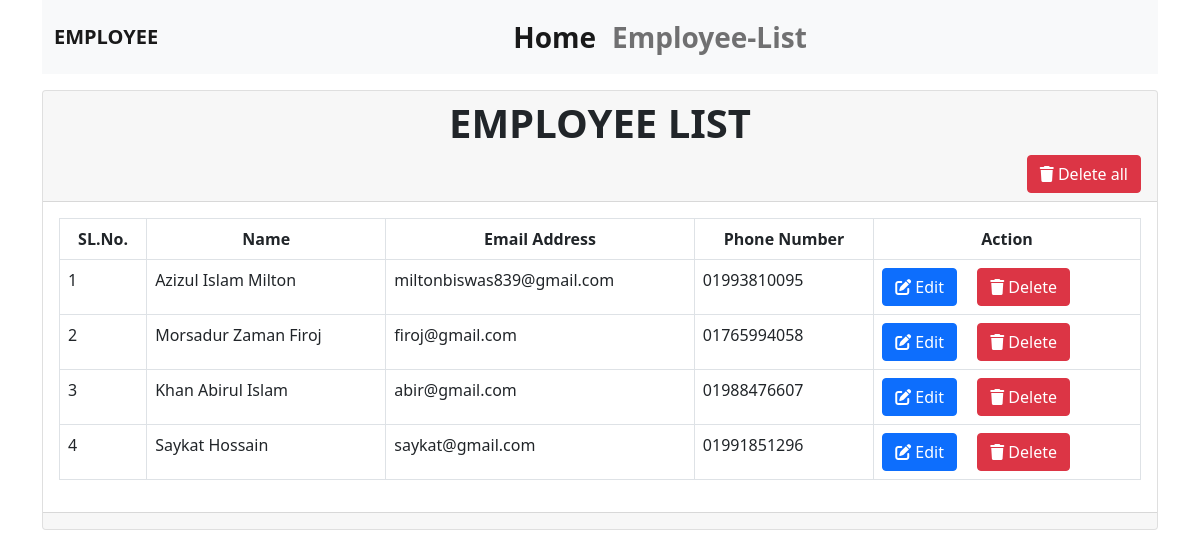
The page /w3scloud/employee_list.php on the database its author committed.
### tables this page shows
CREATE TABLE `employee_list` (
  `id` int(11) NOT NULL,
  `employee_name` varchar(100) NOT NULL,
  `employee_email` varchar(100) NOT NULL,
  `employee_number` varchar(20) NOT NULL
);

### w3scloud/employee_list.php (the view, shortened to what this page needs)
<?php
require_once("includes/header.php");
require_once("includes/navbar.php");
require_once("includes/db.php");
$select_query = "SELECT * FROM employee_list";
$from_db = mysqli_query($db_connect, $select_query);
?>
<div class="container">
    <div class="row mt-3">
        <div class="col-md-12">
            <div class="card">
                <div class="card-header">
                    <h1 class="text-uppercase text-center fw-bold">Employee List</h1>
                    <div class="d-flex justify-content-end">
                        <a href="employee_delete.php?delete_type=all" type="button" class="btn btn-danger"><i class="fas fa-trash"></i> Delete all</a>
                    </div>
                </div>
                <div class="card-body">
                    <table class="table table-bordered table-hover">
                        <thead>
                            <tr class="text-center">
                                <th>SL.No.</th>
                                <th>Name</th>
                                <th>Email Address</th>
                                <th>Phone Number</th>
                                <th>Action</th>
                            </tr>
                        </thead>
                        <tbody>
                            <?php
                            $serial_no = 1;
                            ?>
                            <?php foreach ($from_db as $employee_list) : ?>
                                <tr>
                                    <td><?= $serial_no++; ?></td>
                                    <td><?= $employee_list['employee_name'] ?></td>
                                    <td><?= $employee_list['employee_email'] ?></td>
                                    <td><?= $employee_list['employee_number'] ?></td>
                                    <td>
                                        <div class="me-auto" role="group" aria-label="Basic example">
                                            <a href="employee_edit.php?employee_id=<?= $employee_list['id'] ?>" type="button" class="btn btn-primary me-3"><i class="fas fa-edit"></i> Edit</a>
                                            <a href="employee_delete.php?employee_id=<?= $employee_list['id'] ?>&delete_type=single" type="button" class="btn btn-danger"><i class="fas fa-trash"></i> Delete</a>
                                        </div>
                                    </td>
                                </tr>
                            <?php endforeach; ?>
                        </tbody>
                    </table>
                </div>
                <div class="card-footer">
                </div>
            </div>
        </div>
    </div>
</div>
<?php
require_once("includes/footer.php");
?>

### w3scloud/includes/header.php (shortened to what this page needs)
<!doctype html>
<html lang="en">
  <head>
    <link href="https://cdn.jsdelivr.net/npm/bootstrap@5.0.0-beta1/dist/css/bootstrap.min.css" rel="stylesheet">
    <link rel="stylesheet" href="https://stackpath.bootstrapcdn.com/font-awesome/4.7.0/css/font-awesome.min.css">
  </head>
  <body>

### w3scloud/includes/navbar.php (shortened to what this page needs)
<div class="container">
  <nav class="navbar navbar-expand-lg navbar-light bg-light">
    <div class="container-fluid">
      <a class="navbar-brand fw-bold text-uppercase" href="#">employee</a>
      <div class="collapse navbar-collapse justify-content-center" id="navbarNav">
        <ul class="navbar-nav">
          <li class="nav-item">
            <a class="nav-link active fw-bold fs-3" aria-current="page" href="index.php">Home</a>
          </li>
          <li class="nav-item">
            <a class="nav-link fw-bold fs-3" href="employee_list.php">Employee-List</a>
          </li>
        </ul>
      </div>
    </div>
  </nav>
</div>

### w3scloud/includes/footer.php (shortened to what this page needs)
  </body>
</html>

### rows shown on the page
employee_list: employee_name "Azizul Islam Milton", employee_email "miltonbiswas839@gmail.com", employee_number "01993810095"
employee_list: employee_name "Morsadur Zaman Firoj", employee_email "firoj@gmail.com", employee_number "01765994058"
employee_list: employee_name "Khan Abirul Islam", employee_email "abir@gmail.com", employee_number "01988476607"
employee_list: employee_name "Saykat Hossain", employee_email "saykat@gmail.com", employee_number "01991851296"
